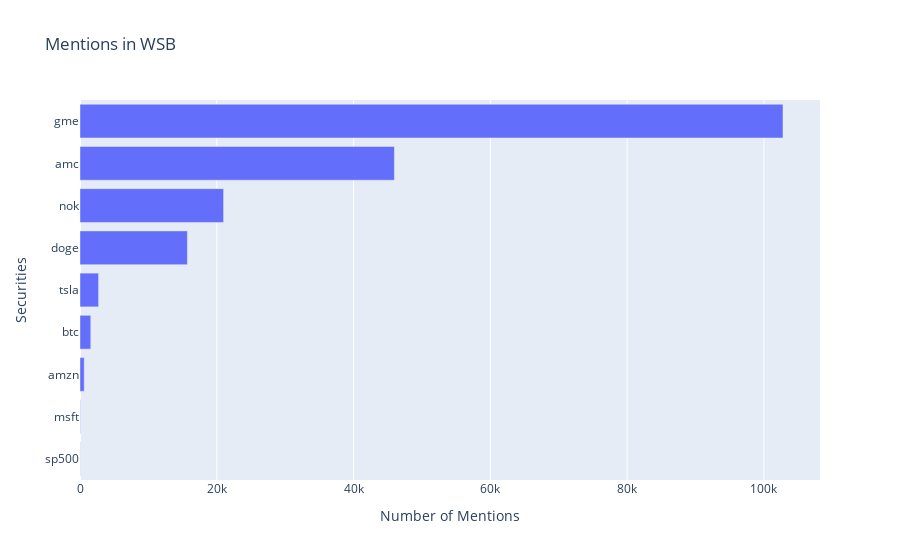

The code cell stored with this chart in its notebook:
### Code cell
fig = px.bar(stonks, x='count', y='title', title='Mentions in WSB', 
             orientation = 'h', labels = {
                 'title': 'Securities',
                 'count': 'Number of Mentions'})


fig.show()
fig.write_html("html/Mentions in WSB.html")

### Figure 1 — Plotly figure (JSON) as saved in the notebook; plotly's stock layout.template omitted (floating-point values rounded to 4 significant figures)
{"data": [{"alignmentgroup": "True", "hovertemplate": "Number of Mentions=%{x}<br>Securities=%{y}<extra></extra>", "legendgroup": "", "marker": {"color": "#636efa"}, "name": "", "offsetgroup": "", "orientation": "h", "showlegend": false, "textposition": "auto", "type": "bar", "x": [30, 44, 619, 1578, 2717, 15703, 20994, 45965, 102785], "xaxis": "x", "y": ["sp500", "msft", "amzn", "btc", "tsla", "doge", "nok", "amc", "gme"], "yaxis": "y"}], "layout": {"barmode": "relative", "legend": {"tracegroupgap": 0}, "title": {"text": "Mentions in WSB"}, "xaxis": {"anchor": "y", "domain": [0, 1], "title": {"text": "Number of Mentions"}}, "yaxis": {"anchor": "x", "domain": [0, 1], "title": {"text": "Securities"}}}}
